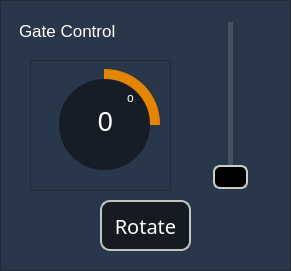
    <widget class="QFrame" name="Gate_control">
     <property name="geometry">
      <rect>
       <x>1170</x>
       <y>630</y>
       <width>291</width>
       <height>271</height>
      </rect>
     </property>
     <property name="styleSheet">
      <string notr="true">background-color: rgb(41, 55, 74);</string>
     </property>
     <property name="frameShape">
      <enum>QFrame::StyledPanel</enum>
     </property>
     <property name="frameShadow">
      <enum>QFrame::Raised</enum>
     </property>
     <widget class="QPushButton" name="pushButton">
      <property name="geometry">
       <rect>
        <x>100</x>
        <y>200</y>
        <width>91</width>
        <height>51</height>
       </rect>
      </property>
      <property name="palette">
       <palette>
        <active>
         <colorrole role="WindowText">
          <brush brushstyle="SolidPattern">
           <color alpha="255">
            <red>255</red>
            <green>255</green>
            <blue>255</blue>
           </color>
          </brush>
         </colorrole>
         <colorrole role="Button">
          <brush brushstyle="SolidPattern">
           <color alpha="255">
            <red>22</red>
            <green>27</green>
            <blue>34</blue>
           </color>
          </brush>
         </colorrole>
         <colorrole role="Text">
          <brush brushstyle="SolidPattern">
           <color alpha="255">
            <red>255</red>
            <green>255</green>
            <blue>255</blue>
           </color>
          </brush>
         </colorrole>
         <colorrole role="ButtonText">
          <brush brushstyle="SolidPattern">
           <color alpha="255">
            <red>255</red>
            <green>255</green>
            <blue>255</blue>
           </color>
          </brush>
         </colorrole>
         <colorrole role="Base">
          <brush brushstyle="SolidPattern">
           <color alpha="255">
            <red>22</red>
            <green>27</green>
            <blue>34</blue>
           </color>
          </brush>
         </colorrole>
         <colorrole role="Window">
          <brush brushstyle="SolidPattern">
           <color alpha="255">
            <red>22</red>
            <green>27</green>
            <blue>34</blue>
           </color>
          </brush>
         </colorrole>
         <colorrole role="PlaceholderText">
          <brush brushstyle="NoBrush">
           <color alpha="128">
            <red>255</red>
            <green>255</green>
            <blue>255</blue>
           </color>
          </brush>
         </colorrole>
        </active>
        <inactive>
         <colorrole role="WindowText">
          <brush brushstyle="SolidPattern">
           <color alpha="255">
            <red>255</red>
            <green>255</green>
            <blue>255</blue>
           </color>
          </brush>
         </colorrole>
         <colorrole role="Button">
          <brush brushstyle="SolidPattern">
           <color alpha="255">
            <red>22</red>
            <green>27</green>
            <blue>34</blue>
           </color>
          </brush>
         </colorrole>
         <colorrole role="Text">
          <brush brushstyle="SolidPattern">
           <color alpha="255">
            <red>255</red>
            <green>255</green>
            <blue>255</blue>
           </color>
          </brush>
         </colorrole>
         <colorrole role="ButtonText">
          <brush brushstyle="SolidPattern">
           <color alpha="255">
            <red>255</red>
            <green>255</green>
            <blue>255</blue>
           </color>
          </brush>
         </colorrole>
         <colorrole role="Base">
          <brush brushstyle="SolidPattern">
           <color alpha="255">
            <red>22</red>
            <green>27</green>
            <blue>34</blue>
           </color>
          </brush>
         </colorrole>
         <colorrole role="Window">
          <brush brushstyle="SolidPattern">
           <color alpha="255">
            <red>22</red>
            <green>27</green>
            <blue>34</blue>
           </color>
          </brush>
         </colorrole>
         <colorrole role="PlaceholderText">
          <brush brushstyle="NoBrush">
           <color alpha="128">
            <red>255</red>
            <green>255</green>
            <blue>255</blue>
           </color>
          </brush>
         </colorrole>
        </inactive>
        <disabled>
         <colorrole role="WindowText">
          <brush brushstyle="SolidPattern">
           <color alpha="255">
            <red>255</red>
            <green>255</green>
            <blue>255</blue>
           </color>
          </brush>
         </colorrole>
         <colorrole role="Button">
          <brush brushstyle="SolidPattern">
           <color alpha="255">
            <red>22</red>
            <green>27</green>
            <blue>34</blue>
           </color>
          </brush>
         </colorrole>
         <colorrole role="Text">
          <brush brushstyle="SolidPattern">
           <color alpha="255">
            <red>255</red>
            <green>255</green>
            <blue>255</blue>
           </color>
          </brush>
         </colorrole>
         <colorrole role="ButtonText">
          <brush brushstyle="SolidPattern">
           <color alpha="255">
            <red>255</red>
            <green>255</green>
            <blue>255</blue>
           </color>
          </brush>
         </colorrole>
         <colorrole role="Base">
          <brush brushstyle="SolidPattern">
           <color alpha="255">
            <red>22</red>
            <green>27</green>
            <blue>34</blue>
           </color>
          </brush>
         </colorrole>
         <colorrole role="Window">
          <brush brushstyle="SolidPattern">
           <color alpha="255">
            <red>22</red>
            <green>27</green>
            <blue>34</blue>
           </color>
          </brush>
         </colorrole>
         <colorrole role="PlaceholderText">
          <brush brushstyle="NoBrush">
           <color alpha="128">
            <red>255</red>
            <green>255</green>
            <blue>255</blue>
           </color>
          </brush>
         </colorrole>
        </disabled>
       </palette>
      </property>
      <property name="font">
       <font>
        <family>Rockwell</family>
        <pointsize>15</pointsize>
       </font>
      </property>
      <property name="styleSheet">
       <string notr="true">QPushButton{
background-color: rgb(22, 27, 34);

border-radius: 10px;
border: 2px solid  rgb(193, 197, 194);

color: white;
}

QPushButton:hover{
background-color:rgb(255, 148, 0);
border: 2px solid rgb(114, 4, 231);
	
}</string>
      </property>
      <property name="text">
       <string>Rotate</string>
      </property>
     </widget>
     <widget class="QSlider" name="verticalSlider">
      <property name="geometry">
       <rect>
        <x>210</x>
        <y>20</y>
        <width>41</width>
        <height>171</height>
       </rect>
      </property>
      <property name="styleSheet">
       <string notr="true">QSlider::groove {
    border:2px solid #30363D;
    width: 5px;
	background-color: rgb(67, 82, 104);
 
    margin: 0 16px;
}

QSlider::handle {
    background:rgba(0,0,0);
    border: 2px solid #C9CEC9;
    height: 20px;
    margin: 0px -15px;
	border-radius: 7px;
}
QSlider::handle:hover {
    background: rgba(255, 148, 0);
    border: 2px solid rgba(114, 4, 231);
    height: 20px;
    margin: 0px -15px;
	border-radius: 7px;
}</string>
      </property>
      <property name="maximum">
       <number>180</number>
      </property>
      <property name="orientation">
       <enum>Qt::Vertical</enum>
      </property>
     </widget>
     <widget class="QFrame" name="frame_8">
      <property name="geometry">
       <rect>
        <x>30</x>
        <y>60</y>
        <width>141</width>
        <height>131</height>
       </rect>
      </property>
      <property name="frameShape">
       <enum>QFrame::StyledPanel</enum>
      </property>
      <property name="frameShadow">
       <enum>QFrame::Raised</enum>
      </property>
      <widget class="QFrame" name="frame_19">
       <property name="geometry">
        <rect>
         <x>19</x>
         <y>9</y>
         <width>111</width>
         <height>111</height>
        </rect>
       </property>
       <property name="styleSheet">
        <string notr="true">border-radius: 55px;
	
background-color: qconicalgradient(cx:0.5, cy:0.5, angle:90, stop:0.749 rgba(255, 0, 127, 0), stop:0.750 rgba(229, 132, 0, 255));
</string>
       </property>
       <property name="frameShape">
        <enum>QFrame::StyledPanel</enum>
       </property>
       <property name="frameShadow">
        <enum>QFrame::Raised</enum>
       </property>
       <widget class="QFrame" name="frame_20">
        <property name="geometry">
         <rect>
          <x>10</x>
          <y>10</y>
          <width>91</width>
          <height>91</height>
         </rect>
        </property>
        <property name="styleSheet">
         <string notr="true">border-radius: 45px;
background-color: rgb(22, 29, 39);</string>
        </property>
        <property name="frameShape">
         <enum>QFrame::StyledPanel</enum>
        </property>
        <property name="frameShadow">
         <enum>QFrame::Raised</enum>
        </property>
        <widget class="QLabel" name="label">
         <property name="geometry">
          <rect>
           <x>21</x>
           <y>22</y>
           <width>51</width>
           <height>41</height>
          </rect>
         </property>
         <property name="font">
          <font>
           <pointsize>20</pointsize>
          </font>
         </property>
         <property name="styleSheet">
          <string notr="true">color:white;
</string>
         </property>
         <property name="text">
          <string>0</string>
         </property>
         <property name="alignment">
          <set>Qt::AlignCenter</set>
         </property>
        </widget>
        <widget class="QLabel" name="label_2">
         <property name="geometry">
          <rect>
           <x>68</x>
           <y>11</y>
           <width>16</width>
           <height>16</height>
          </rect>
         </property>
         <property name="styleSheet">
          <string notr="true">color:white;
background-color:None;</string>
         </property>
         <property name="text">
          <string>o</string>
         </property>
        </widget>
       </widget>
      </widget>
     </widget>
     <widget class="QLabel" name="label_3">
      <property name="geometry">
       <rect>
        <x>19</x>
        <y>20</y>
        <width>121</width>
        <height>21</height>
       </rect>
      </property>
      <property name="font">
       <font>
        <pointsize>13</pointsize>
       </font>
      </property>
      <property name="styleSheet">
       <string notr="true">Background-color:None;
color:white;</string>
      </property>
      <property name="text">
       <string>Gate Control</string>
      </property>
     </widget>
    </widget>
